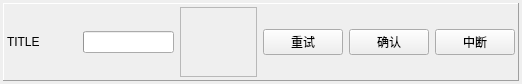
<?xml version="1.0" encoding="UTF-8"?>
<ui version="4.0">
 <class>SingleBurnWindow</class>
 <widget class="QWidget" name="SingleBurnWindow">
  <property name="geometry">
   <rect>
    <x>0</x>
    <y>0</y>
    <width>522</width>
    <height>47</height>
   </rect>
  </property>
  <property name="maximumSize">
   <size>
    <width>16777215</width>
    <height>47</height>
   </size>
  </property>
  <layout class="QHBoxLayout">
   <property name="spacing">
    <number>0</number>
   </property>
   <property name="sizeConstraint">
    <enum>QLayout::SetMinimumSize</enum>
   </property>
   <property name="leftMargin">
    <number>3</number>
   </property>
   <property name="topMargin">
    <number>3</number>
   </property>
   <property name="rightMargin">
    <number>3</number>
   </property>
   <property name="bottomMargin">
    <number>3</number>
   </property>
   <item>
    <widget class="QFrame" name="widget">
     <property name="sizePolicy">
      <sizepolicy hsizetype="Preferred" vsizetype="Preferred">
       <horstretch>0</horstretch>
       <verstretch>40</verstretch>
      </sizepolicy>
     </property>
     <property name="frameShape">
      <enum>QFrame::Panel</enum>
     </property>
     <property name="frameShadow">
      <enum>QFrame::Raised</enum>
     </property>
     <layout class="QHBoxLayout" name="horizontalLayout">
      <property name="sizeConstraint">
       <enum>QLayout::SetMinimumSize</enum>
      </property>
      <property name="leftMargin">
       <number>3</number>
      </property>
      <property name="topMargin">
       <number>3</number>
      </property>
      <property name="rightMargin">
       <number>3</number>
      </property>
      <property name="bottomMargin">
       <number>3</number>
      </property>
      <item>
       <widget class="QLabel" name="textTitle">
        <property name="sizePolicy">
         <sizepolicy hsizetype="Fixed" vsizetype="Preferred">
          <horstretch>0</horstretch>
          <verstretch>0</verstretch>
         </sizepolicy>
        </property>
        <property name="minimumSize">
         <size>
          <width>70</width>
          <height>0</height>
         </size>
        </property>
        <property name="text">
         <string>TITLE</string>
        </property>
       </widget>
      </item>
      <item>
       <widget class="QProgressBar" name="progressBar">
        <property name="alignment">
         <set>Qt::AlignCenter</set>
        </property>
       </widget>
      </item>
      <item>
       <widget class="StateMessage" name="textStatus">
        <property name="font">
         <font>
          <pointsize>9</pointsize>
         </font>
        </property>
        <property name="widgetResizable">
         <bool>true</bool>
        </property>
       </widget>
      </item>
      <item>
       <widget class="QPushButton" name="btnRetry">
        <property name="text">
         <string>重试</string>
        </property>
        <property name="icon">
         <iconset resource="../../resources/main.qrc">
          <normaloff>:/rotate-right-solid.svg</normaloff>:/rotate-right-solid.svg</iconset>
        </property>
        <property name="autoExclusive">
         <bool>true</bool>
        </property>
       </widget>
      </item>
      <item>
       <widget class="QPushButton" name="btnDismiss">
        <property name="text">
         <string>确认</string>
        </property>
        <property name="icon">
         <iconset resource="../../resources/main.qrc">
          <normaloff>:/trash-solid.svg</normaloff>:/trash-solid.svg</iconset>
        </property>
        <property name="autoExclusive">
         <bool>true</bool>
        </property>
       </widget>
      </item>
      <item>
       <widget class="QPushButton" name="btnTerminate">
        <property name="text">
         <string>中断</string>
        </property>
        <property name="icon">
         <iconset resource="../../resources/main.qrc">
          <normaloff>:/xmark-solid.svg</normaloff>:/xmark-solid.svg</iconset>
        </property>
        <property name="autoExclusive">
         <bool>true</bool>
        </property>
       </widget>
      </item>
     </layout>
    </widget>
   </item>
  </layout>
 </widget>
 <customwidgets>
  <customwidget>
   <class>StateMessage</class>
   <extends>QScrollArea</extends>
   <header>widgets/StateMessage.h</header>
   <container>1</container>
  </customwidget>
 </customwidgets>
 <resources>
  <include location="../../resources/main.qrc"/>
 </resources>
 <connections/>
 <slots>
  <slot>cancelWork()</slot>
  <slot>retry()</slot>
 </slots>
</ui>
